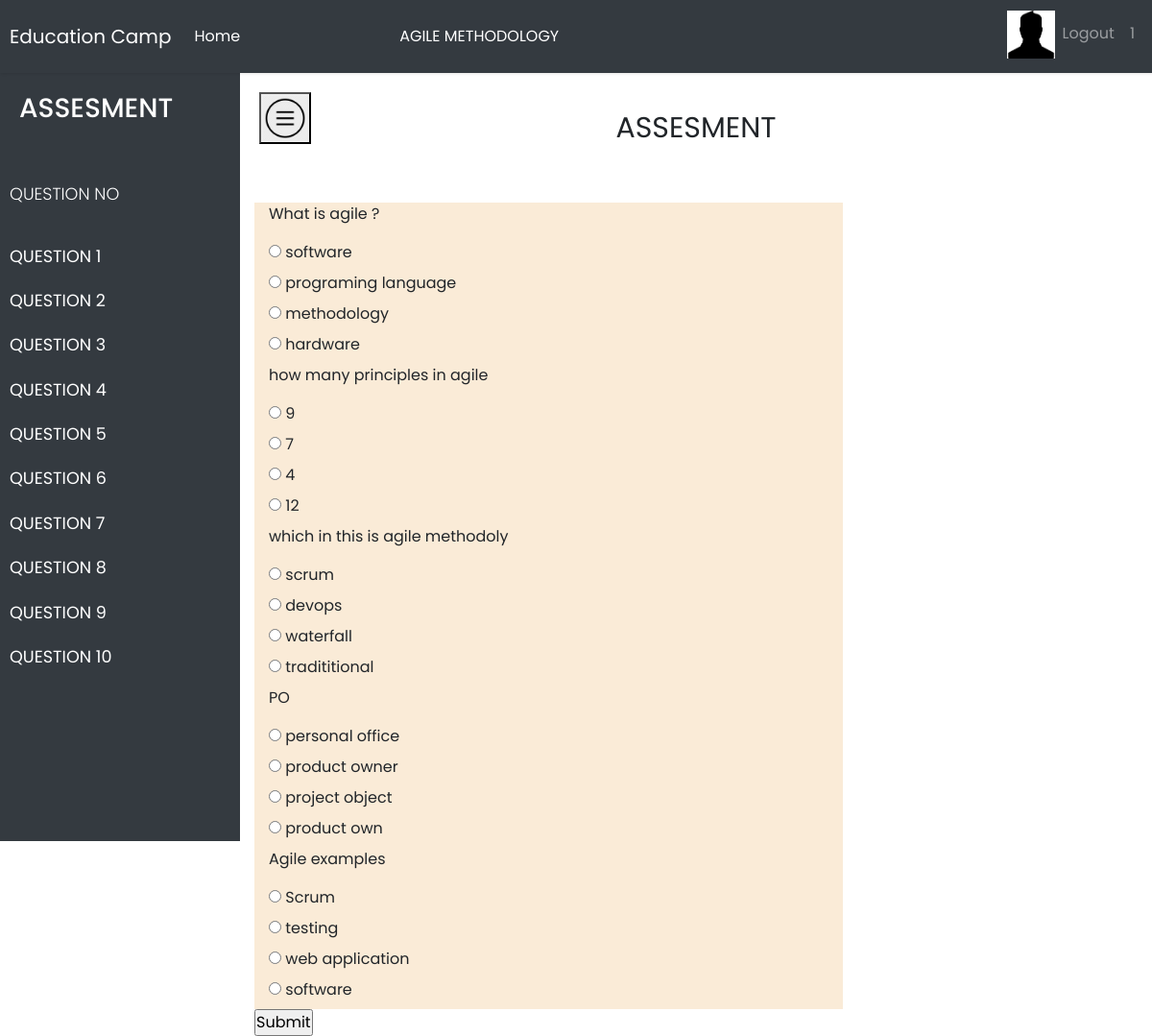
Screenshot of /questions/1 with the database file from the repository.
### Project/models.py (models this page shows)
class question_table(db.Model):
    question_id=db.Column(db.Integer,primary_key=True)
    question=db.Column(db.String(1000),nullable=False)
    option1=db.Column(db.String(1000),nullable=False)
    option2=db.Column(db.String(1000),nullable=False)
    option3=db.Column(db.String(1000),nullable=False)
    option4=db.Column(db.String(1000),nullable=False)
    Answers=db.Column(db.String(1000),nullable=False)

### Project/routes.py (the view, shortened to what this page needs)
@app.route('/questions/<string:id>',methods=["POST","GET"])
def questions(id):
    values=models.question_table.query.all()
    return render_template('questions.html', len=len(values),items=values,username=id )

### Project/templates/questions.html (shortened to what this page needs)
{% extends 'base.html' %}
{% block heading %}
<li class="nav-item active">
    <div class="heading1" style="margin-left:150px; width:450px;" >
    <a class="nav-link" style="color:white"> AGILE METHODOLOGY</a>
  </div>
</li>
{% endblock %}
{% block icon %}
<img src="{{ url_for('static',filename='/images/signup.png') }}" alt="Image" style="width:50px;height:50px; margin-top:-20px" class="img-fluid">
{%endblock%}
{% block login %}
Logout
{% endblock%}
{% block register %}
{{username}}
{% endblock %}
{% block css %}
<link rel="stylesheet" type="text/css" href= "{{ url_for('static',filename='css/material_style.css') }}">
<link rel="stylesheet" type="text/css" href= "{{ url_for('static',filename='css/question_style.css') }}">
<link rel="stylesheet" href="https://cdnjs.cloudflare.com/ajax/libs/font-awesome/5.15.3/css/all.min.css"/>
{% endblock %}
{% block content %}
<div class="wrapper">
    <nav id="sidebar">
      <div class="sidebar-header">
        <h3>ASSESMENT</h3>
      </div>
      <ul class="list-unstyled components">
        <p>QUESTION NO </p>
        <li >
          <a href="#tab1" data-toggle="tab">QUESTION 1</a>
          <a href="#tab2" data-toggle="tab" >QUESTION 2</a>
          <a href="#tab3"  data-toggle="tab">QUESTION 3</a>
          <a href="#tab1" data-toggle="tab">QUESTION 4</a>
          <a href="#tab2" data-toggle="tab" >QUESTION 5</a>
          <a href="#tab1" data-toggle="tab">QUESTION 6</a>
          <a href="#tab2" data-toggle="tab" >QUESTION 7</a>
          <a href="#tab3"  data-toggle="tab">QUESTION 8</a>
          <a href="#tab1" data-toggle="tab">QUESTION 9</a>
          <a href="#tab2" data-toggle="tab" >QUESTION 10</a>
        </li>
      </ul>
    </nav>
    <div id="content">
            <button type="button" id="sidebarCollapse">
                <img src="{{ url_for('static',filename='images/sidbar.png') }}" alt="Image" style="width:50px;height:50px;">
            </button>
     </div>
</div>
<form method="POST">
<div class="content-display">
    <div class="header-title">
        ASSESMENT
    </div>
    <div class="col-lg-12">
            {% for i in range (0,len) %}
            <div class="col-lg-8" style=" text-align:justify; background-color: antiquewhite;">
              <ol>{{items[i].question}}</ol>
                <input type="radio" id=1 value=A name={{i}} >
                <label> {{items[i].option1}}</label> <br>
                <input type="radio" id=2 value=B name={{i}} >
                <label>{{items[i].option2}}</label> <br>
               <input type="radio"  id=3 value= C name={{i}}>
               <label>{{items[i].option3}}</label> <br>
                <input type="radio"  id=4 value=D name={{i}}>
                <label>{{items[i].option4}}</label> <br>
            </div>
              {% endfor %}
              <input type="submit">
    </div>
</div>
</form>
{%endblock%}

### Project/templates/base.html (shortened to what this page needs)
<!doctype html>
<html lang="en">
  <head>
    <link rel="stylesheet" href="https://stackpath.bootstrapcdn.com/bootstrap/4.3.1/css/bootstrap.min.css">
    {% block css %}
    {% endblock %}
  </head>
  <body>
    <nav class="navbar navbar-expand-md navbar-dark bg-dark">
        <a class="navbar-brand" href="#">Education Camp </a>
        <div class="collapse navbar-collapse" id="navbarNav">
            <ul class="navbar-nav mr-auto">
                <li class="nav-item active">
                    <a class="nav-link" href="/">Home <span class="sr-only">(current)</span></a>
                </li>
                {% block heading %}
              {%endblock %}
            </ul>
            <ul class="navbar-nav">
              <li class="nav-item">
                <a class="nav-link" href="/users"></a> {% block icon %} {% endblock %}</a>
            </li>
                <li class="nav-item">
                  <a class="nav-link" href="/login">{% block login %} {% endblock %}</a>
              </li>
                <li class="nav-item">
                    <a class="nav-link" href="/register"> {% block register %} {% endblock %}</a>
                </li>
            </ul>
        </div>
      </nav>
      {% block content %}
      {% endblock %}
</body>
</html>

### Project/static/css/material_style.css (style rules this page uses)
body { font-family: 'Poppins', sans-serif; background: #fafafa; }
.content-display { margin-top:-765px; margin-left:250px; height: auto; }
.header-title { background-color:#ffffff; width:100%; height:100px; text-align:center; font-size: 30px; }
p { font-family: 'Poppins', sans-serif; font-size: 1.1em; font-weight: 300; line-height: 1.7em; color: #000000; text-align: justify; }
a, a:hover, a:focus { text-decoration: none; transition: all 0.3s; }
.navbar { padding: 15px 10px; background: #fff; border: none; border-radius: 0; margin-bottom: 40px; box-shadow: 1px 1px 3px rgba(0, 0, 0, 0.1); }
.wrapper { display: flex; align-items: stretch; margin-top:-40px; }
#sidebar { min-width: 250px; max-width: 250px; background: #343a40; color: #fff; transition: all 0.3s; }
#sidebar a, #sidebar a:hover, #sidebar a:focus { color: inherit; }
#sidebar .sidebar-header { padding: 20px; background: #343a40; }
#sidebar ul.components { padding: 20px 0; border-bottom: 1px solid #343a40; }
#sidebar ul p { color: #fff; padding: 10px; }
#sidebar ul li a { padding: 10px; font-size: 1.1em; display: block; text-align: justify; }
#content { padding: 20px; min-height: 100vh; transition: all 0.3s; }

### Project/static/css/question_style.css (style rules this page uses)
* { margin: 0; padding: 0; box-sizing: border-box; font-family: 'Poppins', sans-serif; }
body { background: #ffffff; }

### rows the page displays
question_table: question "What is agile ?", option1 "software", option2 "programing language", option3 "methodology", option4 "hardware"
question_table: question "how many principles in agile", option1 "9", option2 "7", option3 "4", option4 "12"
question_table: question "which in this is agile methodoly", option1 "scrum", option2 "devops", option3 "waterfall", option4 "tradititional"
question_table: question "PO", option1 "personal office", option2 "product owner", option3 "project object", option4 "product own"
question_table: question "Agile examples", option1 "Scrum", option2 "testing", option3 "web application", option4 "software"

### other values shown
{{ username }} "1"
